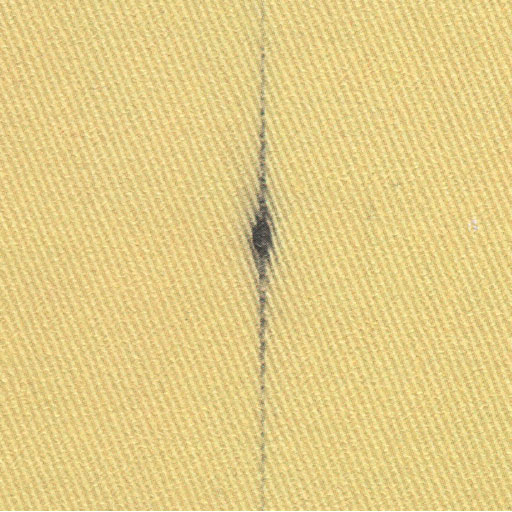
%> input picture code/matlab code/survey/Nerual network/Im (18).jpg, 512 x 512 px
$ octave 'Neuralnetwork (1).m'   (GNU Octave 9; MATLAB toolbox functions it lacks are replaced by stand-ins)
%> lines starting %> are read from the running program, lines starting %| are printed output that depends on the picture
clc
close all
clear all
I=imread('Im (18).jpg');
%> I is the input picture: size 512x512x3 uint8; mean R, G, B 227.9, 205.4, 135.5
I=rgb2gray(I);
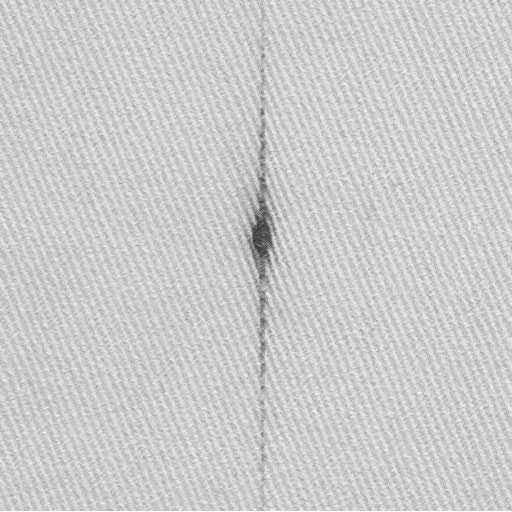
%> I: size 512x512 uint8; min 46, max 255, mean 204.1
I = imresize(I, [200 300]);
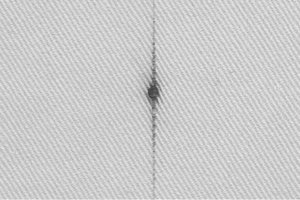
%> I: size 200x300 uint8; min 62, max 242, mean 204.1
D=I;D1=I;
s=size(I);
%> s = [200 300]

w=2;
k1=ceil((s(1)/w)*(s(2)/w));
%> k1 = 15000
B=zeros(w,w,k1);

k=1;

for i=1:w:s(1)
    for j=1:w:s(2)
        B(:,:,k)=I(i:i+w-1,j:j+w-1);
        k=k+1;
    end
end
%> after the loop, k = 15001

G=zeros(k1,8);

%> (the run ends here)
